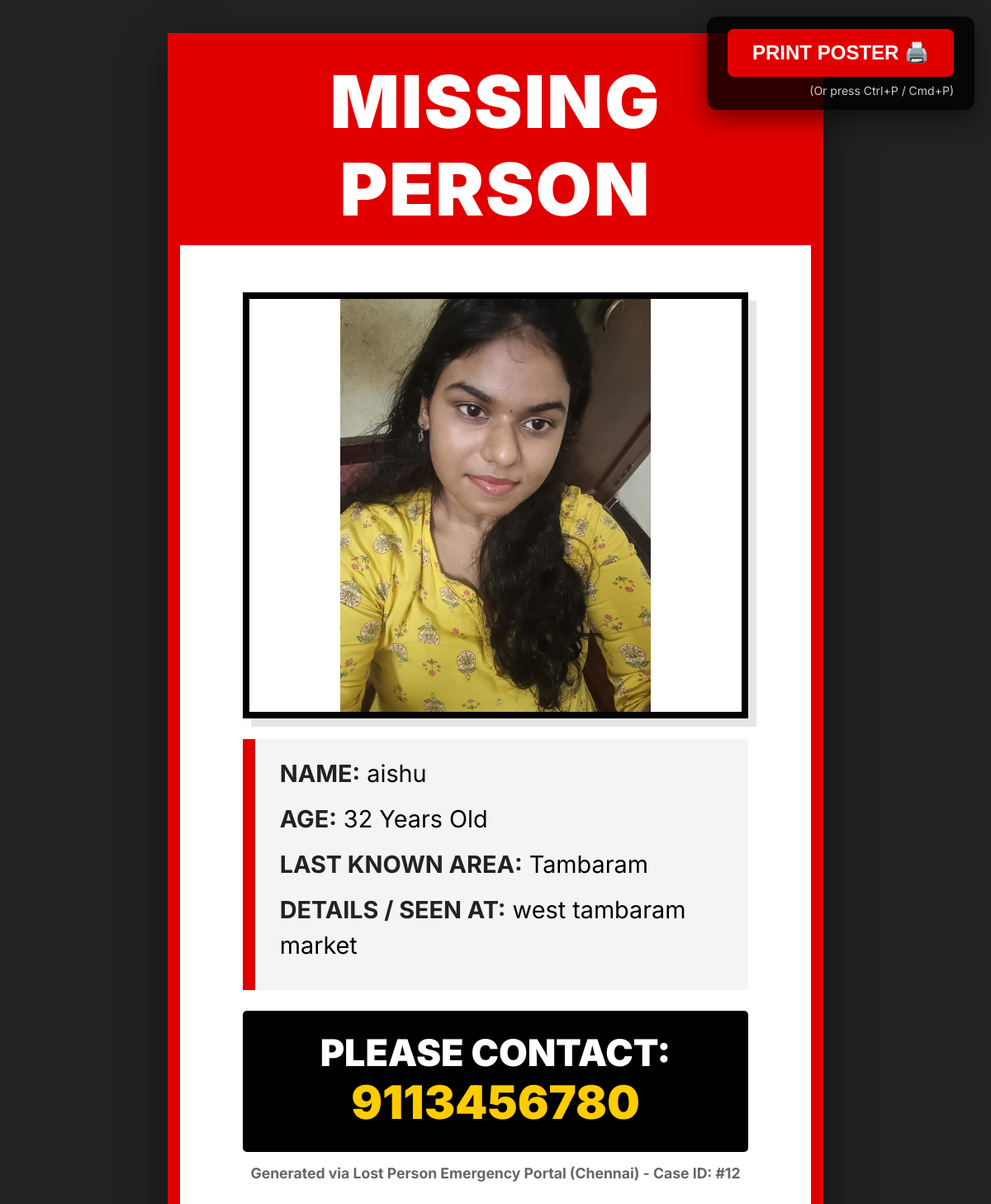
Page /print/12 on the committed database.
### tables this page shows
CREATE TABLE alerts (
            id INTEGER PRIMARY KEY AUTOINCREMENT,
            name TEXT NOT NULL,
            age INTEGER NOT NULL,
            area TEXT NOT NULL,
            last_seen TEXT NOT NULL,
            contact TEXT NOT NULL,
            photo TEXT,
            status TEXT DEFAULT 'active'
        , device_id TEXT, is_iot_updated INTEGER DEFAULT 0, user_id INTEGER);

### app.py (the view)
@app.route('/print/<int:id>')
def print_poster(id):
    conn = get_db_connection()
    alert = conn.execute('SELECT * FROM alerts WHERE id = ?', (id,)).fetchone()
    conn.close()
    if alert is None:
        flash('Alert not found for printing.', 'error')
        return redirect(url_for('view_alerts'))
    return render_template('print_poster.html', alert=alert)

### database.py (called while the page is built)
def get_db_connection():
    conn = sqlite3.connect(DB_NAME)
    conn.row_factory = sqlite3.Row
    return conn

### templates/print_poster.html (shortened to what this page needs)
<!DOCTYPE html>
<html lang="en">
<head>
</head>
<body>
    <div class="print-btn-container no-print">
        <button class="print-btn" onclick="window.print()">PRINT POSTER 🖨️</button>
        <p style="color:#ccc; margin-top:8px; font-size: 14px; margin-bottom: 0;">(Or press Ctrl+P / Cmd+P)</p>
    </div>
    <div class="poster-container">
        <div class="header">
            MISSING PERSON
        </div>
        <div class="photo-container">
            {% if alert.photo %}
            <img src="{{ url_for('static', filename='uploads/' + alert.photo) }}" alt="Photo of {{ alert.name }}">
            {% else %}
            <div class="no-photo">NO PHOTO PROVIDED</div>
            {% endif %}
        </div>
        <div class="details">
            <div class="detail-item"><strong>Name:</strong> {{ alert.name }}</div>
            <div class="detail-item"><strong>Age:</strong> {{ alert.age }} Years Old</div>
            <div class="detail-item"><strong>Last Known Area:</strong> {{ alert.area }}</div>
            <div class="detail-item"><strong>Details / Seen At:</strong> {{ alert.last_seen }}</div>
        </div>
        <div class="contact-box">
            PLEASE CONTACT:<br>
            <span style="color:#ffcc00; font-size: 3.5rem;">{{ alert.contact }}</span>
        </div>
        <div class="meta-footer">
            Generated via Lost Person Emergency Portal (Chennai) - Case ID: #{{ alert.id }}
        </div>
    </div>
</body>
</html>

### templates/print_poster.html (style rules this page uses)
body { font-family: 'Inter', Arial, sans-serif; margin: 0; padding: 0; background: white; color: black; text-align: center; -webkit-print-color-adjust: exact; print-color-adjust: exact; }
.poster-container { width: 210mm; min-height: 297mm; padding: 20mm; box-sizing: border-box; display: flex; flex-direction: column; justify-content: space-between; margin: auto; border: 15px solid #e10000; background-color: white; }
.header { font-size: 5.5rem; color: white; background-color: #e10000; font-weight: 900; text-transform: uppercase; letter-spacing: 2px; padding: 15px; margin: -20mm -20mm 15mm -20mm; }
.photo-container { flex: 1; display: flex; justify-content: center; align-items: center; margin-bottom: 25px; overflow: hidden; border: 8px solid black; box-shadow: 10px 10px 0px rgba(0,0,0,0.1); }
.photo-container img { max-width: 100%; max-height: 500px; object-fit: contain; }
.details { text-align: left; font-size: 1.8rem; line-height: 1.5; margin-bottom: 25px; padding: 20px 30px; background: #f4f4f4; border-left: 15px solid #e10000; }
.detail-item { margin-bottom: 12px; }
.detail-item strong { text-transform: uppercase; color: #222; }
.contact-box { font-size: 2.8rem; background-color: black; color: white; padding: 25px; font-weight: 900; text-transform: uppercase; line-height: 1.2; border-radius: 5px; }
.meta-footer { margin-top: 15px; font-size: 1.1rem; color: #666; font-weight: bold; }
.print-btn-container { position: fixed; top: 20px; right: 20px; text-align: right; background: rgba(0,0,0,0.8); padding: 15px 25px; border-radius: 12px; z-index: 1000; box-shadow: 0 10px 30px rgba(0,0,0,0.5); }
.print-btn { background: #e10000; color: white; border: none; padding: 15px 30px; font-size: 1.5rem; font-weight: 900; cursor: pointer; border-radius: 8px; text-transform: uppercase; transition: transform 0.2s; }
@media screen { body { background: #222; padding: 40px; } }
@media screen { .poster-container { box-shadow: 0 20px 50px rgba(0,0,0,0.5); } }

### rows in the picture
alerts: photo (picture), name "aishu", age "32", area "Tambaram", last_seen "west tambaram market", contact "9113456780", id "12"
